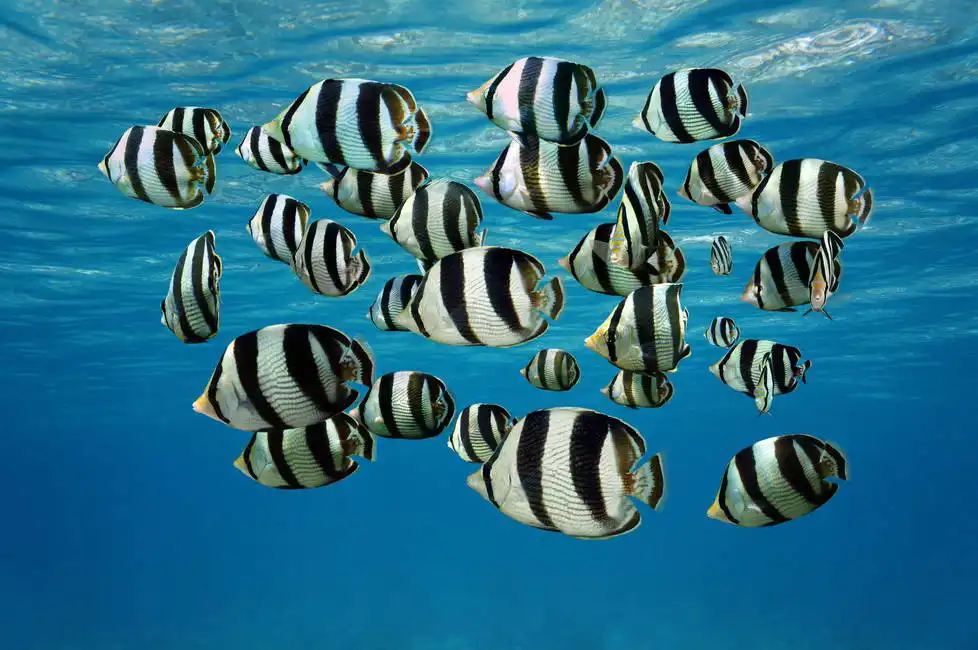
#> input picture template-matching/imgs/flock-of-fish.webp, 978 x 650 px
$ python demo.py
#> lines starting #> are read from the running program, lines starting #| are printed output that depends on the picture; after the words box and inside, x2 and y2 are one past the last pixel; in counts of white or black regions, pixels touching at a corner belong together

import cv2 as cv
import matplotlib.pyplot as plt

IMG = "imgs/flock-of-fish.webp"
IMG2 = "imgs/fish-pattern.png"

# IMG = "imgs/flock-of-fish-2.webp"
# IMG2 = "imgs/fish-pattern-2.png"


if __name__ == "__main__":
    img = cv.imread(IMG)
#> img is the input picture: shape (650, 978, 3); mean B, G, R 135.9, 111.3, 41
    template = cv.imread(IMG2)
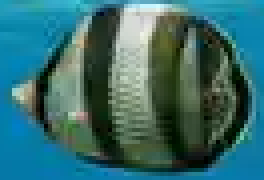
#> input picture template-matching/imgs/fish-pattern.png, 66 x 45 px (shown 4 times larger)
#> template is the input picture: shape (45, 66, 3); mean B, G, R 109.3, 108.1, 54.4

    # Convert to grayscale
    img_gray = cv.cvtColor(img, cv.COLOR_BGR2GRAY)
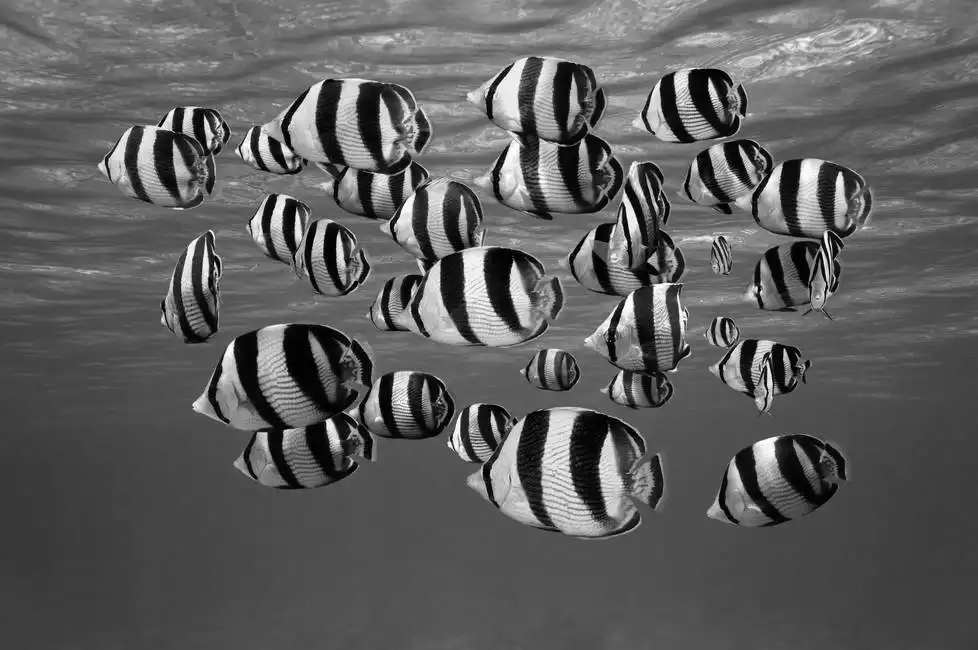
#> img_gray: shape (650, 978); min 0, max 255, mean 93.1
    template_gray = cv.cvtColor(template, cv.COLOR_BGR2GRAY)
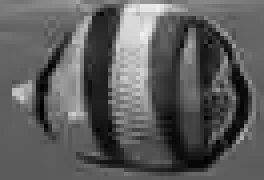
#> template_gray: shape (45, 66) (shown 4 times larger); min 0, max 240, mean 92.2

    # Template matching
    result = cv.matchTemplate(img_gray, template_gray, cv.TM_CCOEFF_NORMED)
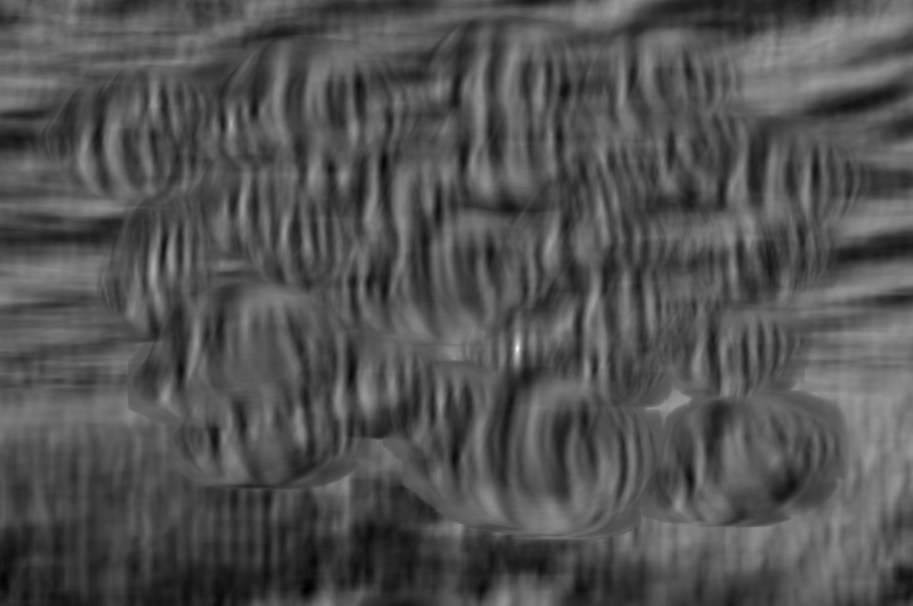
#> result: shape (606, 913) float32; min -0.465, max 1, mean 0.00767; drawn with min black and max white
    min_val, max_val, min_loc, max_loc = cv.minMaxLoc(result)
#> min_val = -0.465; max_val = 1; min_loc = (307, 589); max_loc = (517, 348)

    # Draw a rectangle around the matched region
    top_left = max_loc
#> top_left = (517, 348)
    h, w = template_gray.shape
#> h = 45; w = 66
    bottom_right = (top_left[0] + w, top_left[1] + h)
#> bottom_right = (583, 393)
    cv.rectangle(img, top_left, bottom_right, (0, 255, 0), 2)
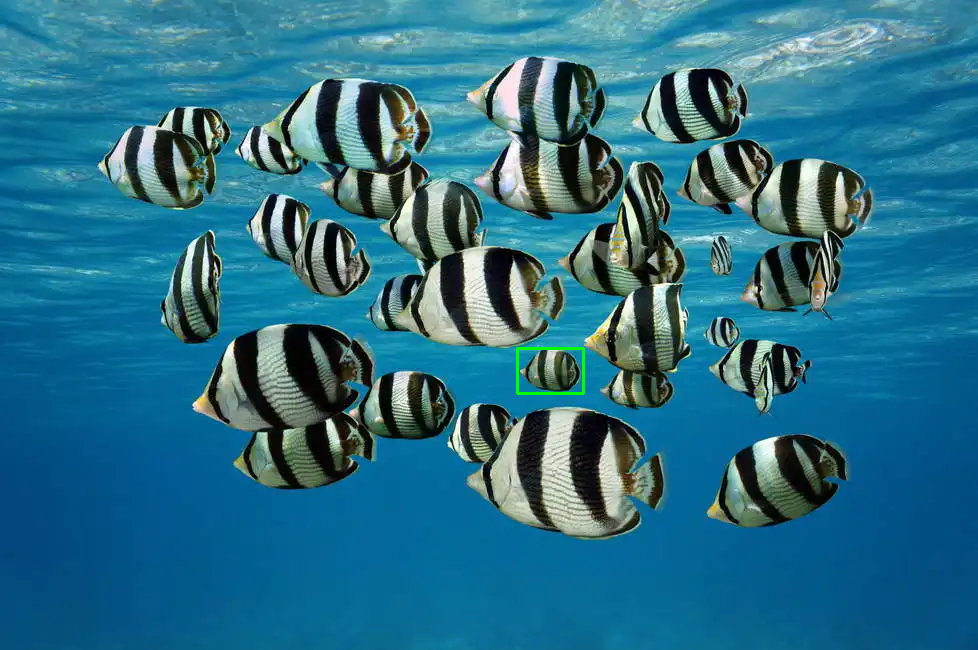
#> img: shape (650, 978, 3); 0.1% of pixels changed, all inside (x1, y1, x2, y2) = (516, 347, 585, 395)

    # Display the result
    plt.subplot(1, 2, 1)
    plt.imshow(cv.cvtColor(img, cv.COLOR_BGR2RGB))
    plt.title("Matched Image")
    plt.subplot(1, 2, 2)
    plt.imshow(result, cmap="jet")
    plt.colorbar()
    plt.title("Template Matching Result")
    plt.tight_layout()
    plt.show()
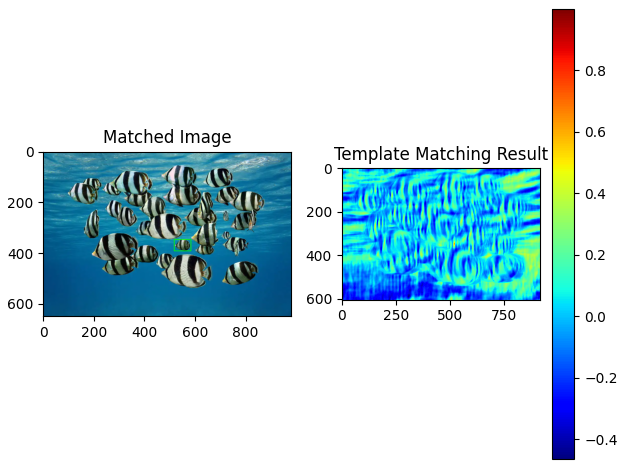
#> figure drawn by matplotlib, 3 panels
